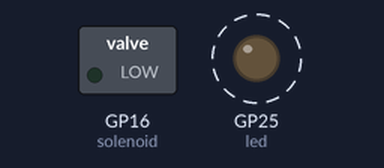
This program was run on a simulated Raspberry Pi Pico running MicroPython. Shown: switched loads named in the program (green lamp = pin HIGH), output pins drawn as LEDs (lit = HIGH). Dashed ring = blinking. What the program prints to the serial console is not drawn.

Above: at 0.05 s.
Timing chart, 0 to 3.0 s (numbered marks = the images above):
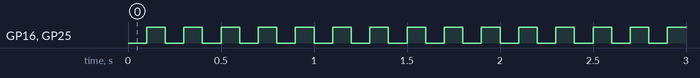

Measured:
- by itself, GP16 (solenoid), GP25 (led): alternates HIGH for 0.10 s and LOW for 0.10 s

The program:

Test.py
```python
import machine
from machine import Pin, Timer
import network
import ubinascii


wlan = network.WLAN(network.STA_IF)
wlan.active(True)

mac = ubinascii.hexlify(network.WLAN().config('mac'),':').decode()
print(mac)

led = Pin("LED", Pin.OUT)
solenoid = Pin("GP16", Pin.OUT)

timer = Timer()

#  led_gpio = Pin("GP15", Pin.OUT)

# solenoid.value(1)
# led.value(1)
def blinkLED(timer):
    led.toggle()
    solenoid.toggle()
    """
    if led.value() == 1:
        led.value(0)
        led_gpio.value(1)
    else:
        led.value(1)
        led_gpio.value(0)
    """


timer.init(freq=10, mode=Timer.PERIODIC, callback=blinkLED)


"""
from machine import Pin, Timer

led = Pin("LED", Pin.OUT)
tim = Timer()
def tick(timer):
    global led
    led.toggle()

tim.init(freq=2.5, mode=Timer.PERIODIC, callback=tick)
"""
```
